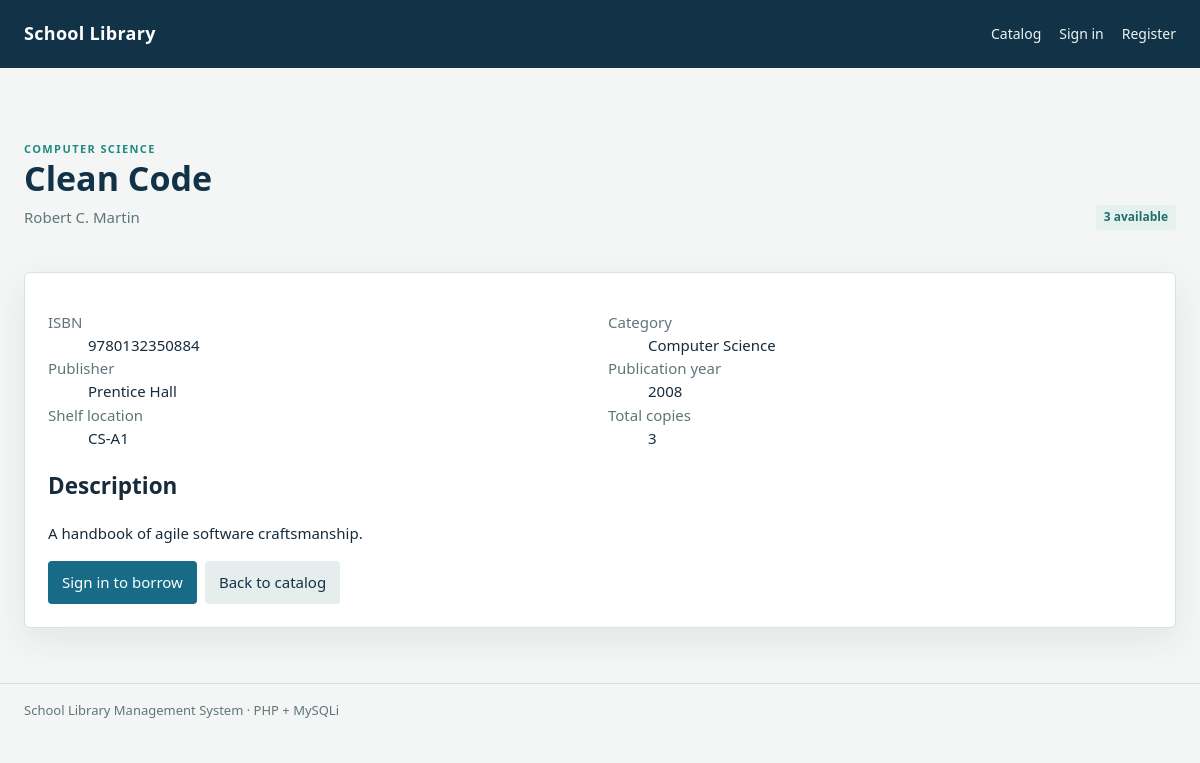
Screenshot of /index.php?view=book-details&id=1 with the database file from the repository.
### tables this page shows
CREATE TABLE books (
  id BIGINT UNSIGNED AUTO_INCREMENT PRIMARY KEY,
  isbn VARCHAR(20) NULL UNIQUE,
  title VARCHAR(220) NOT NULL,
  category_id BIGINT UNSIGNED NOT NULL,
  publisher VARCHAR(160) NULL,
  publication_year SMALLINT UNSIGNED NULL,
  description TEXT NULL,
  cover_image VARCHAR(500) NULL,
  shelf_location VARCHAR(80) NULL,
  total_copies SMALLINT UNSIGNED NOT NULL DEFAULT 1,
  archived_at DATETIME NULL,
  created_at TIMESTAMP NOT NULL DEFAULT CURRENT_TIMESTAMP,
  updated_at TIMESTAMP NOT NULL DEFAULT CURRENT_TIMESTAMP ON UPDATE CURRENT_TIMESTAMP,
  CONSTRAINT fk_book_category FOREIGN KEY (category_id) REFERENCES categories(id),
  INDEX idx_books_title (title),
  INDEX idx_books_category_archived (category_id, archived_at)
);

CREATE TABLE categories (
  id BIGINT UNSIGNED AUTO_INCREMENT PRIMARY KEY,
  category_name VARCHAR(100) NOT NULL UNIQUE,
  description VARCHAR(500) NULL,
  archived_at DATETIME NULL,
  created_at TIMESTAMP NOT NULL DEFAULT CURRENT_TIMESTAMP,
  updated_at TIMESTAMP NOT NULL DEFAULT CURRENT_TIMESTAMP ON UPDATE CURRENT_TIMESTAMP
);

### includes/functions.php (called while the page is built, shortened)
<?php
function e(mixed $value): string
{
    return htmlspecialchars((string) $value, ENT_QUOTES | ENT_SUBSTITUTE, 'UTF-8');
}
function db_one(string $sql, string $types = '', mixed ...$values): ?array
{
    global $db;
    $statement = $db->prepare($sql);
    if ($types !== '') {
        $statement->bind_param($types, ...$values);
    }
    $statement->execute();
    $result = $statement->get_result();
    $row = $result->fetch_assoc() ?: null;
    return $row;
}
function available_copies(int $bookId, int $total): int
{
    $counts = db_one(
        "SELECT
            (SELECT COUNT(*) FROM borrowing_transactions WHERE book_id = ? AND status IN ('borrowed','overdue','lost')) AS loans,
            (SELECT COUNT(*) FROM borrowing_requests WHERE book_id = ? AND status IN ('pending','approved')) AS requests,
            (SELECT COUNT(*) FROM reservations WHERE book_id = ? AND status = 'ready_for_pickup' AND expires_at > NOW()) AS ready",
        'iii', $bookId, $bookId, $bookId
    );
    return max(0, $total - (int) $counts['loans'] - (int) $counts['requests'] - (int) $counts['ready']);
}

### pages/book-details.php (the view, shortened to what this page needs)
<?php
$bookId = filter_input(INPUT_GET, 'id', FILTER_VALIDATE_INT);
$book = $bookId ? db_one(
    "SELECT b.id,b.isbn,b.title,b.publisher,b.publication_year,b.description,b.shelf_location,b.total_copies,b.cover_image,
            c.category_name,GROUP_CONCAT(DISTINCT a.author_name ORDER BY a.author_name SEPARATOR ', ') AS authors
     FROM books b JOIN categories c ON c.id=b.category_id
     LEFT JOIN book_authors ba ON ba.book_id=b.id LEFT JOIN authors a ON a.id=ba.author_id
     WHERE b.id=? AND b.archived_at IS NULL GROUP BY b.id",
    'i', $bookId
) : null;
if (!$book): ?>
    <section class="panel"><h1>Book not found</h1><p class="muted">This book may have been archived or the link is invalid.</p><a class="btn secondary" href="index.php?view=catalog">Back to catalog</a></section>
<?php else:
    $available = available_copies((int) $book['id'], (int) $book['total_copies']);
?>
    <div class="hero">
        <div>
            <span class="eyebrow"><?= e($book['category_name']) ?></span>
            <h1><?= e($book['title']) ?></h1>
            <div class="muted"><?= e($book['authors'] ?: 'Author not listed') ?></div>
        </div>
        <span class="status <?= $available > 0 ? '' : 'waiting' ?>"><?= $available ?> available</span>
    </div>
    <section class="panel">
        <dl class="form-grid">
            <div><dt class="muted">ISBN</dt><dd><?= e($book['isbn'] ?: 'Not listed') ?></dd></div>
            <div><dt class="muted">Category</dt><dd><?= e($book['category_name']) ?></dd></div>
            <div><dt class="muted">Publisher</dt><dd><?= e($book['publisher'] ?: 'Not listed') ?></dd></div>
            <div><dt class="muted">Publication year</dt><dd><?= e($book['publication_year'] ?: 'Not listed') ?></dd></div>
            <div><dt class="muted">Shelf location</dt><dd><?= e($book['shelf_location'] ?: 'Unassigned') ?></dd></div>
            <div><dt class="muted">Total copies</dt><dd><?= (int) $book['total_copies'] ?></dd></div>
        </dl>
        <h2>Description</h2>
        <p><?= nl2br(e($book['description'] ?: 'No description is available.')) ?></p>
        <div class="actions">
            <?php if ($user && $user['role'] === 'user' && $user['is_verified']): ?>
                <form method="post">
                    <?= csrf_field() ?>
                    <input type="hidden" name="action" value="<?= $available > 0 ? 'borrow' : 'reserve' ?>">
                    <input type="hidden" name="book_id" value="<?= (int) $book['id'] ?>">
                    <button><?= $available > 0 ? 'Request to borrow' : 'Join reservation queue' ?></button>
                </form>
            <?php elseif (!$user): ?>
                <a class="btn" href="index.php?view=login">Sign in to borrow</a>
            <?php elseif ($user['role'] === 'user' && !$user['is_verified']): ?>
                <a class="btn secondary" href="index.php?view=verify-notice">Verify your email to borrow</a>
            <?php endif; ?>
            <a class="btn secondary" href="index.php?view=catalog">Back to catalog</a>
        </div>
    </section>
<?php endif; ?>

### assets/css/app.css (style rules this page uses)
:root { --ink:#172b3a;--navy:#123247;--blue:#176b87;--teal:#218b83;--paper:#f3f6f5;--line:#d8e2e1;--muted:#607579;--white:#fff;--red:#a33b3b;--gold:#a16d18;--shadow:0 12px 35px rgba(16,48,59,.08) }
* { box-sizing:border-box }
body { margin:0;background:var(--paper);color:var(--ink);font:15px/1.55 "Segoe UI",Tahoma,sans-serif }
a { color:var(--blue);text-decoration:none }
.hero { padding:34px 0 24px;display:flex;align-items:flex-end;justify-content:space-between;gap:24px }
.hero h1 { font-size:34px;line-height:1.15;margin:0 0 8px;color:var(--navy) }
.eyebrow { text-transform:uppercase;font-size:11px;letter-spacing:1.4px;color:var(--teal);font-weight:750 }
.muted { color:var(--muted) }
.panel,.stat,.book { background:var(--white);border:1px solid var(--line);border-radius:6px;box-shadow:var(--shadow) }
.panel { padding:23px;margin:18px 0 }
.tag,.status { display:inline-block;border-radius:3px;padding:3px 8px;background:#e5f1ef;color:#216f68;font-size:12px;font-weight:650 }
.btn,button { border:0;border-radius:4px;background:var(--blue);padding:10px 14px;color:white;font-weight:650;cursor:pointer;font:inherit }
.btn.secondary,button.secondary { background:#e5eeed;color:var(--navy) }
.form-grid { display:grid;grid-template-columns:repeat(2,minmax(0,1fr));gap:0 16px }
.actions { display:flex;gap:8px;flex-wrap:wrap;align-items:center }

### rows the page displays
books: category.category_name "COMPUTER SCIENCE", title "Clean Code", total_copies "3", isbn "9780132350884", category.category_name "Computer Science", publisher "Prentice Hall", publication_year "2008", shelf_location "CS-A1", description "A handbook of agile software craftsmanship."

### other values shown
$book['authors'] ?: 'Author not listed' "Robert C. Martin"
